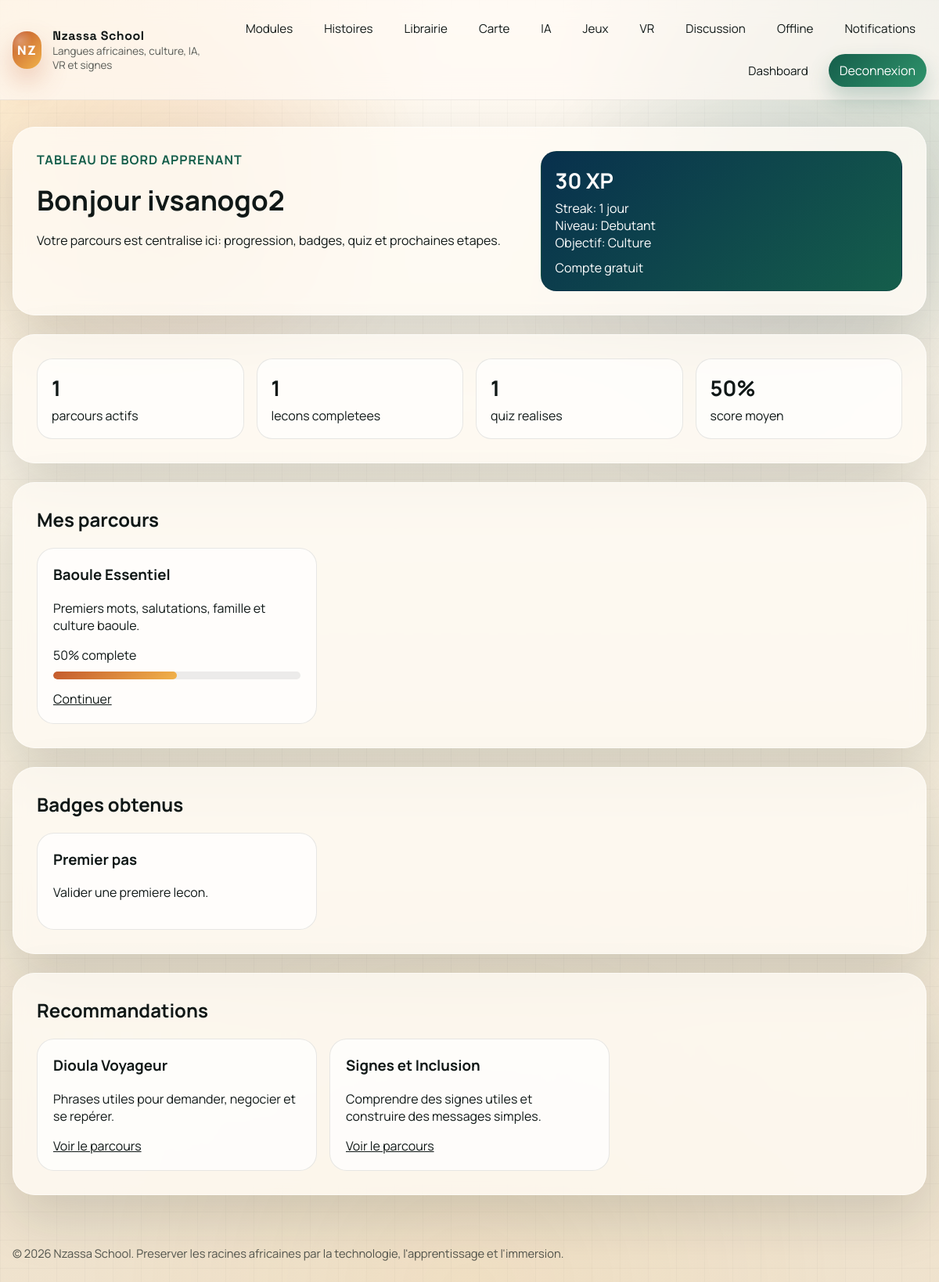
The app's page /dashboard/ (signed in), older data.
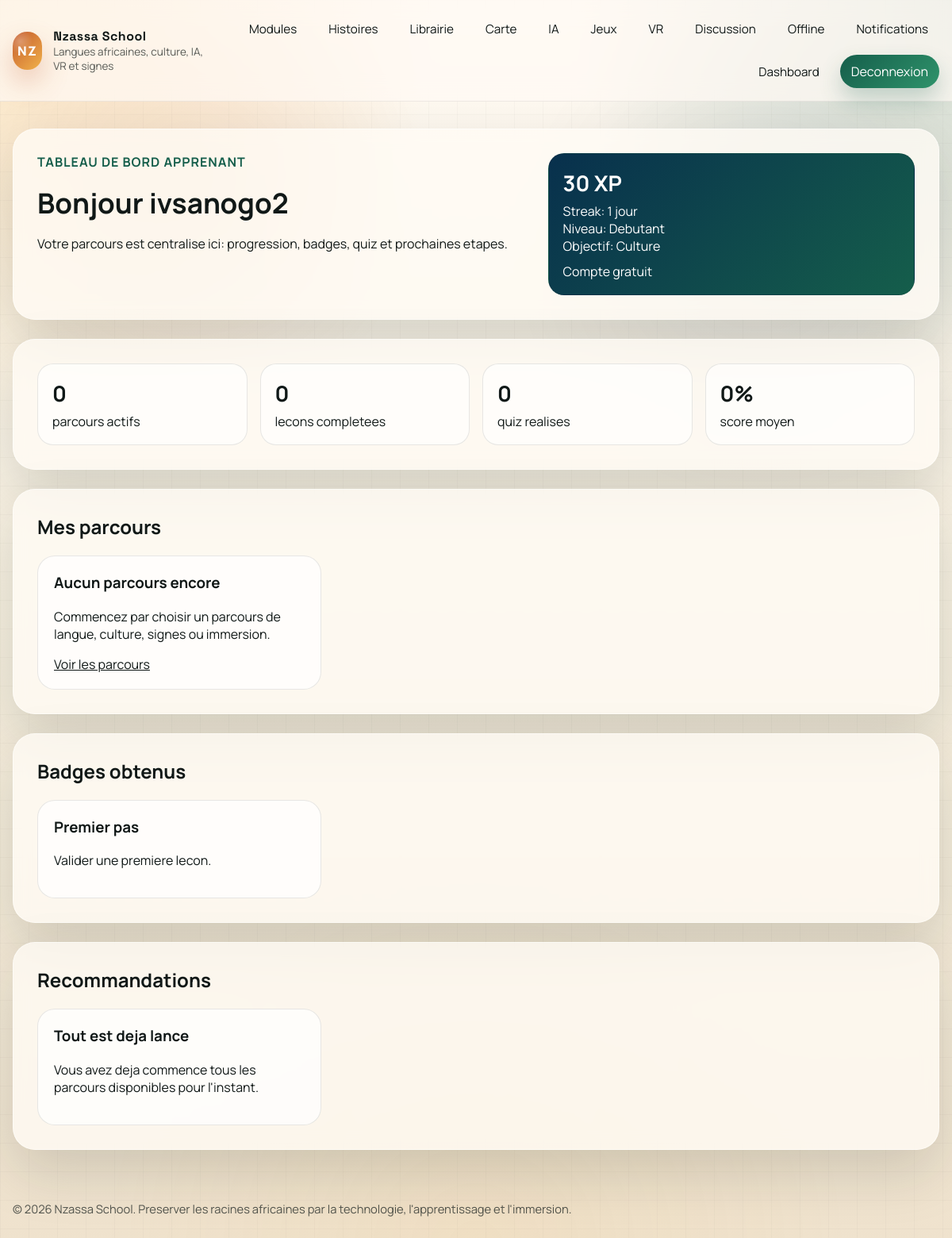
The same page, newer data.
### nzassa_app/models.py (models this page shows, shortened)
class Enrollment(models.Model):
    STATUS_CHOICES = [
        ("active", "Actif"),
        ("completed", "Termine"),
    ]
    user = models.ForeignKey(settings.AUTH_USER_MODEL, on_delete=models.CASCADE, related_name="enrollments")
    course = models.ForeignKey(Course, on_delete=models.CASCADE, related_name="enrollments")
    status = models.CharField(max_length=20, choices=STATUS_CHOICES, default="active")
    progress_percent = models.PositiveIntegerField(default=0)
    enrolled_at = models.DateTimeField(auto_now_add=True)
    updated_at = models.DateTimeField(auto_now=True)
    class Meta:
        unique_together = ("user", "course")
        ordering = ["-updated_at"]

class Course(models.Model):
    FOCUS_CHOICES = [
        ("language", "Langue"),
        ("culture", "Culture"),
        ("sign", "Langue des signes"),
        ("vr", "Immersion VR"),
        ("ai", "Pratique IA"),
    ]
    language = models.ForeignKey(Language, on_delete=models.CASCADE, related_name="courses")
    title = models.CharField(max_length=180)
    slug = models.SlugField(max_length=200, unique=True, blank=True)
    short_description = models.CharField(max_length=240)
    description = models.TextField()
    focus = models.CharField(max_length=20, choices=FOCUS_CHOICES, default="language")
    level = models.CharField(max_length=40, default="Debutant")
    estimated_minutes = models.PositiveIntegerField(default=30)
    xp_reward = models.PositiveIntegerField(default=120)
    is_premium = models.BooleanField(default=False)
    is_published = models.BooleanField(default=True)
    created_at = models.DateTimeField(auto_now_add=True)
    class Meta:
        ordering = ["language__name", "title"]

class UserBadge(models.Model):
    user = models.ForeignKey(settings.AUTH_USER_MODEL, on_delete=models.CASCADE, related_name="badges")
    badge = models.ForeignKey(Badge, on_delete=models.CASCADE, related_name="users")
    awarded_at = models.DateTimeField(auto_now_add=True)
    class Meta:
        unique_together = ("user", "badge")
        ordering = ["badge__xp_threshold", "badge__name"]

class Badge(models.Model):
    name = models.CharField(max_length=120, unique=True)
    slug = models.SlugField(max_length=140, unique=True, blank=True)
    description = models.CharField(max_length=255)
    xp_threshold = models.PositiveIntegerField(default=0)
    icon = models.CharField(max_length=20, default="star")
    class Meta:
        ordering = ["xp_threshold", "name"]

### nzassa_app/views.py (the view)
# urls.py: path("dashboard/", dashboard, name="dashboard"),
@login_required
def dashboard(request):
    profile = get_or_create_profile(request.user)
    enrollments = Enrollment.objects.filter(user=request.user).select_related("course", "course__language")
    lesson_progress = LessonProgress.objects.filter(user=request.user, completed=True)
    quiz_stats = QuizAttempt.objects.filter(user=request.user).aggregate(
        avg_score=Avg("score"),
        attempts=Count("id"),
    )
    recommended_courses = Course.objects.filter(is_published=True).exclude(
        id__in=enrollments.values_list("course_id", flat=True)
    )[:3]
    context = {
        "profile": profile,
        "enrollments": enrollments,
        "completed_lessons": lesson_progress.count(),
        "quiz_attempts": quiz_stats["attempts"] or 0,
        "avg_score": round(quiz_stats["avg_score"] or 0),
        "earned_badges": UserBadge.objects.filter(user=request.user).select_related("badge"),
        "recommended_courses": recommended_courses,
    }
    return render(request, "nzassa_app/dashboard.html", context)

### nzassa_app/views.py (called while the page is built)
def get_or_create_profile(user):
    return UserProfile.objects.get_or_create(user=user)[0]

### nzassa_app/templates/nzassa_app/dashboard.html (shortened to what the changed rows need)
{% extends "nzassa_app/base.html" %}
{% block content %}
<div class="dashboard-stack">
    <section class="surface-card dashboard-hero">
        <div>
            <h1>Bonjour {{ request.user.first_name|default:request.user.username }}</h1>
        </div>
    </section>
    <section class="surface-card dashboard-card">
        <div class="stat-grid">
            <div class="mini-card">
                <strong>{{ enrollments|length }}</strong>
                <span>parcours actifs</span>
            </div>
            <div class="mini-card">
                <strong>{{ completed_lessons }}</strong>
                <span>lecons completees</span>
            </div>
            <div class="mini-card">
                <strong>{{ quiz_attempts }}</strong>
                <span>quiz realises</span>
            </div>
            <div class="mini-card">
                <strong>{{ avg_score }}%</strong>
                <span>score moyen</span>
            </div>
        </div>
    </section>
    <section class="surface-card dashboard-card">
        <h2 style="margin-top:0;">Mes parcours</h2>
        <div class="course-grid">
            {% for enrollment in enrollments %}
                <article class="course-card">
                    <h3 style="margin-top:0;">{{ enrollment.course.title }}</h3>
                    <p>{{ enrollment.course.short_description }}</p>
                    <p style="margin-bottom:0;">{{ enrollment.progress_percent }}% complete</p>
                    <div class="progress-bar"><span style="width: {{ enrollment.progress_percent }}%;"></span></div>
                    <p style="margin-top:14px;margin-bottom:0;">
                        <a href="{% url 'course_detail' enrollment.course.slug %}">Continuer</a>
                    </p>
                </article>
            {% empty %}
                <article class="course-card">
                    <h3 style="margin-top:0;">Aucun parcours encore</h3>
                    <p>Commencez par choisir un parcours de langue, culture, signes ou immersion.</p>
                    <p style="margin-bottom:0;"><a href="{% url 'course_catalog' %}">Voir les parcours</a></p>
                </article>
            {% endfor %}
        </div>
    </section>
    <section class="surface-card dashboard-card">
        <h2 style="margin-top:0;">Badges obtenus</h2>
        <div class="badge-grid">
            {% for user_badge in earned_badges %}
                <article class="course-card">
                    <h3 style="margin-top:0;">{{ user_badge.badge.name }}</h3>
                    <p>{{ user_badge.badge.description }}</p>
                </article>
            {% empty %}
                <article class="course-card">
                    <h3 style="margin-top:0;">Premier badge en vue</h3>
                    <p>Completez vos premieres lecons pour debloquer vos badges.</p>
                </article>
            {% endfor %}
        </div>
    </section>
    <section class="surface-card dashboard-card">
        <h2 style="margin-top:0;">Recommandations</h2>
        <div class="course-grid">
            {% for course in recommended_courses %}
                <article class="course-card">
                    <h3 style="margin-top:0;">{{ course.title }}</h3>
                    <p>{{ course.short_description }}</p>
                    <p style="margin-bottom:0;"><a href="{% url 'course_detail' course.slug %}">Voir le parcours</a></p>
                </article>
            {% empty %}
                <article class="course-card">
                    <h3 style="margin-top:0;">Tout est deja lance</h3>
                    <p>Vous avez deja commence tous les parcours disponibles pour l'instant.</p>
                </article>
            {% endfor %}
        </div>
    </section>
</div>
{% endblock %}

Row changes from the older to the newer data that the page shows:
removed Enrollment: course "Baoule Essentiel", course.short_description "Premiers mots, salutations, famille et culture baoule.", progress_percent "50"
removed Course: title "Dioula Voyageur", short_description "Phrases utiles pour demander, negocier et se repérer."
removed Course: title "Signes et Inclusion", short_description "Comprendre des signes utiles et construire des messages simples."
Text that changed along with them:
{{ enrollments|length }}: "1" → "0"
{{ completed_lessons }}: "1" → "0"
{{ quiz_attempts }}: "1" → "0"
{{ avg_score }}: "50" → "0"
text now shown: "Aucun parcours encore Commencez par choisir un parcours de langue, culture, signes ou immersion. Voir les parcours Tout est deja lance Vous avez deja commence tous les parcours disponibles pour l'instant."
